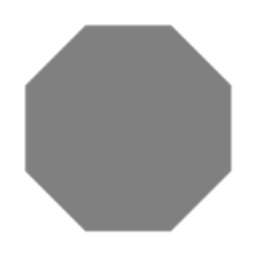
#> input picture module_4/octagon.png, 256 x 256 px
$ python quiz_harris_detector.py   (Python 2 division)
#> lines starting #> are read from the running program, lines starting #| are printed output that depends on the picture; after the words box and inside, x2 and y2 are one past the last pixel; in counts of white or black regions, pixels touching at a corner belong together
#> in test, img is the input picture: shape (256, 256, 3); min 128, max 255, mean 186.8
"""Harris Corner Detection"""

import numpy as np
import cv2

def find_corners(img):
    """Find corners in an image using Harris corner detection method."""

    # Convert to grayscale, if necessary
    img_gray = cv2.cvtColor(img, cv2.COLOR_BGR2GRAY) if len(img.shape) == 3 else img

    # Compute Harris corner detector response (params: block size, Sobel aperture, Harris alpha)
    h_response = cv2.cornerHarris(img_gray, 3, 3, 0.04)
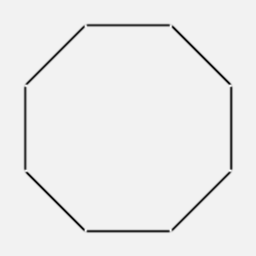
#> h_response: shape (256, 256) float32; min -0.000283, max 1.49e-05, mean -5.79e-06; drawn with min black and max white

    # Display Harris response image
    h_min, h_max, _, _ = cv2.minMaxLoc(h_response)  # for thresholding, display scaling
#> h_min = -0.000283; h_max = 1.49e-05
    cv2.imshow("Harris response", np.uint8((h_response - h_min) * (255.0 / (h_max - h_min))))

    # Select corner pixels above threshold
    h_thresh = 0.01 * h_max
#> h_thresh = 1.49e-07
    _, h_selected = cv2.threshold(h_response, h_thresh, 1, cv2.THRESH_TOZERO)

    # Pick corner pixels that are local maxima
    nhood_size = 5  # neighborhood size for non-maximal suppression (odd)
    nhood_r = int(nhood_size / 2)  # neighborhood radius = size / 2
    corners = []  # list of corner locations as (x, y, response) tuples
    for y in xrange(h_selected.shape[0]):
        for x in xrange(h_selected.shape[1]):
            if h_selected.item(y, x):
                h_value = h_selected.item(y, x)  # response value at (x, y)
                nhood = h_selected[(y - nhood_r):(y + nhood_r + 1), (x - nhood_r):(x + nhood_r + 1)]
                if not nhood.size:
                    continue  # skip empty neighborhoods (which can happen at edges)
                local_max = np.amax(nhood)  # compute neighborhood maximum
                if h_value == local_max:
                    corners.append((x, y, h_value))  # add to list of corners
                    h_selected[(y - nhood_r):(y + nhood_r), (x - nhood_r):(x + nhood_r)] = 0  # clear
                    h_selected.itemset((y, x), h_value)  # retain maxima value to suppress others
#> h_selected: shape (256, 256) float32; min 0, max 1.49e-05, mean 1.04e-09
#> after the loop, corners = [(170, 26, 1.21e-05), (86, 27, 1.58e-06), (230, 85, 4.78e-06), (27, 86, 1.58e-06), (26, 170, 1.21e-05), (229, 170, 1.49e-05), (170, 229, 1.38e-05), (85, 230, 7.35e-06)]

    h_suppressed = np.uint8((h_selected - h_thresh) * (255.0 / (h_max - h_thresh)))
    cv2.imshow("Suppressed Harris response", h_suppressed)
    return corners


def test():
    """Test find_corners() with sample input."""

    # Read image
    img = cv2.imread("octagon.png")
    cv2.imshow("Image", img)

    # Find corners
    corners = find_corners(img)
    print "\n".join("{} {}".format(corner[0], corner[1]) for corner in corners)
#| 170 26
#| 86 27
#| 230 85
#| 27 86
#| 26 170
#| 229 170
#| 170 229
#| 85 230

    # Display output image with corners highlighted
    img_out = img.copy()
    for (x, y, resp) in corners:
        cv2.circle(img_out, (x, y), 1, (0, 0, 255), -1)  # red dot
        cv2.circle(img_out, (x, y), 5, (0, 255, 0), 1)  # green circle
#> this loop made 8 passes
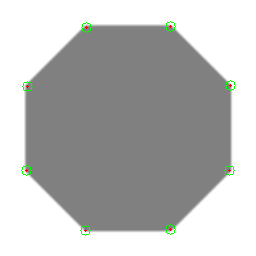
#> img_out: shape (256, 256, 3); 0.4% of pixels changed, all inside (x1, y1, x2, y2) = (21, 21, 236, 236)
    cv2.imshow("Output", img_out)

    cv2.imwrite('harris.detected.jpg', img_out)

test()
